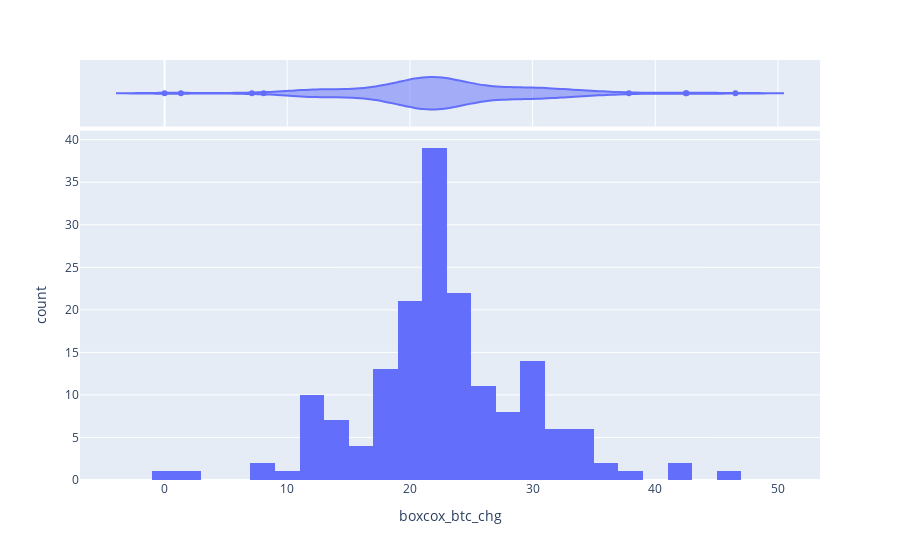

This figure's notebook cell:
### Code cell
crypto_df['boxcox_btc_chg'] = stats.boxcox(x=(crypto_df['BTC-USD_chg'] - crypto_df['BTC-USD_chg'].min() + 1))[0]

# plotly
fig = px.histogram(crypto_df, x='boxcox_btc_chg', marginal="violin")
fig.show()

### Figure 1 — Plotly figure (JSON) as saved in the notebook; plotly's stock layout.template omitted (floating-point values rounded to 4 significant figures; data arrays with more than 128 entries replaced by an {"elided": "..."} marker saying what was removed)
{"data": [{"alignmentgroup": "True", "bingroup": "x", "hovertemplate": "boxcox_btc_chg=%{x}<br>count=%{y}<extra></extra>", "legendgroup": "", "marker": {"color": "#636efa", "pattern": {"shape": ""}}, "name": "", "offsetgroup": "", "orientation": "v", "showlegend": false, "type": "histogram", "x": {"elided": "172 float values"}, "xaxis": "x", "yaxis": "y"}, {"alignmentgroup": "True", "hovertemplate": "boxcox_btc_chg=%{x}<extra></extra>", "legendgroup": "", "marker": {"color": "#636efa"}, "name": "", "offsetgroup": "", "scalegroup": "x", "showlegend": false, "type": "violin", "x": {"elided": "172 float values"}, "xaxis": "x2", "yaxis": "y2"}], "layout": {"barmode": "relative", "legend": {"tracegroupgap": 0}, "margin": {"t": 60}, "xaxis": {"anchor": "y", "domain": [0, 1], "title": {"text": "boxcox_btc_chg"}}, "xaxis2": {"anchor": "y2", "domain": [0, 1], "matches": "x", "showgrid": true, "showticklabels": false}, "yaxis": {"anchor": "x", "domain": [0, 0.8316], "title": {"text": "count"}}, "yaxis2": {"anchor": "x2", "domain": [0.8416, 1], "matches": "y2", "showgrid": false, "showline": false, "showticklabels": false, "ticks": ""}}}
